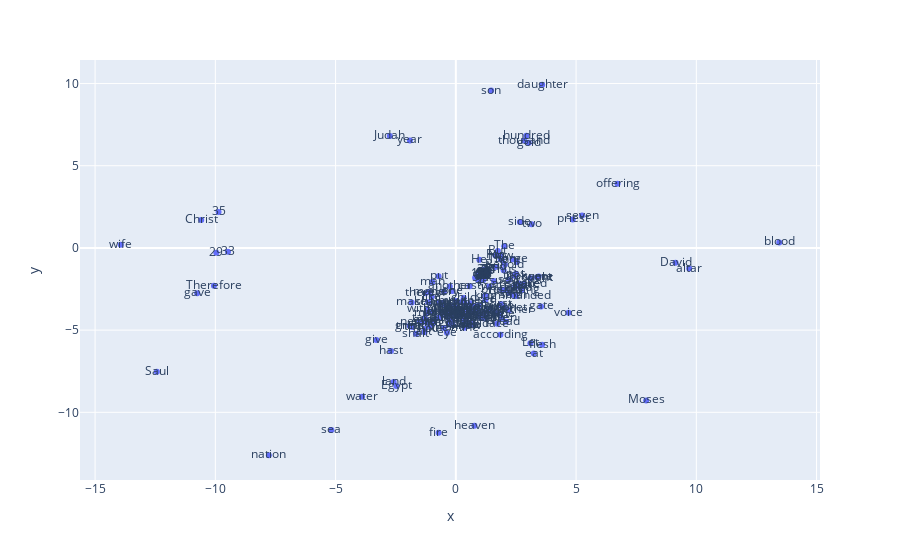

Notebook code cell kept with this figure:
### Code cell
# Graficar los embedddings en 2D
import plotly.graph_objects as go
import plotly.express as px

vecs, labels = reduce_dimensions(w2v_model)

MAX_WORDS=200
fig = px.scatter(x=vecs[:MAX_WORDS,0], y=vecs[:MAX_WORDS,1], text=labels[:MAX_WORDS])
fig.show()
#fig.show(renderer="colab") # esto para plotly en colab

### Figure 1 — Plotly figure (JSON) as saved in the notebook; plotly's stock layout.template omitted (floating-point values rounded to 4 significant figures; data arrays with more than 128 entries replaced by an {"elided": "..."} marker saying what was removed)
{"data": [{"hovertemplate": "x=%{x}<br>y=%{y}<br>text=%{text}<extra></extra>", "legendgroup": "", "marker": {"color": "#636efa", "symbol": "circle"}, "mode": "markers+text", "name": "", "orientation": "v", "showlegend": false, "text": {"elided": "200 str values"}, "type": "scatter", "x": {"elided": "200 float values"}, "xaxis": "x", "y": {"elided": "200 float values"}, "yaxis": "y"}], "layout": {"legend": {"tracegroupgap": 0}, "margin": {"t": 60}, "xaxis": {"anchor": "y", "domain": [0, 1], "title": {"text": "x"}}, "yaxis": {"anchor": "x", "domain": [0, 1], "title": {"text": "y"}}}}
